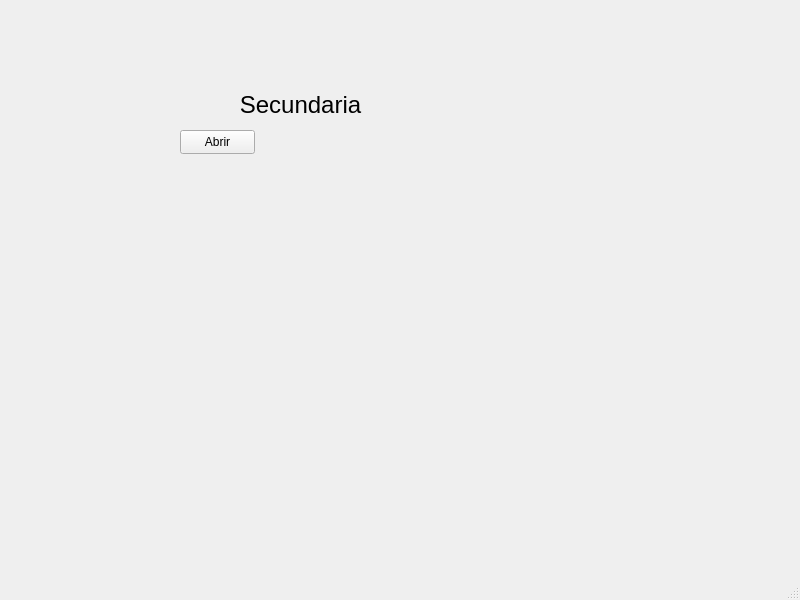
<?xml version="1.0" encoding="UTF-8"?>
<ui version="4.0">
 <class>MainWindow</class>
 <widget class="QMainWindow" name="MainWindow">
  <property name="geometry">
   <rect>
    <x>0</x>
    <y>0</y>
    <width>800</width>
    <height>600</height>
   </rect>
  </property>
  <property name="windowTitle">
   <string>MainWindow</string>
  </property>
  <widget class="QWidget" name="centralwidget">
   <widget class="QPushButton" name="pushButton">
    <property name="geometry">
     <rect>
      <x>180</x>
      <y>130</y>
      <width>75</width>
      <height>24</height>
     </rect>
    </property>
    <property name="text">
     <string>Abrir</string>
    </property>
   </widget>
   <widget class="QLabel" name="label">
    <property name="geometry">
     <rect>
      <x>190</x>
      <y>100</y>
      <width>49</width>
      <height>16</height>
     </rect>
    </property>
    <property name="text">
     <string/>
    </property>
   </widget>
   <widget class="QLabel" name="label_2">
    <property name="geometry">
     <rect>
      <x>190</x>
      <y>90</y>
      <width>221</width>
      <height>31</height>
     </rect>
    </property>
    <property name="text">
     <string>&lt;html&gt;&lt;head/&gt;&lt;body&gt;&lt;p align=&quot;center&quot;&gt;&lt;span style=&quot; font-size:18pt;&quot;&gt;Secundaria&lt;/span&gt;&lt;/p&gt;&lt;/body&gt;&lt;/html&gt;</string>
    </property>
   </widget>
  </widget>
  <widget class="QStatusBar" name="statusbar"/>
 </widget>
 <resources/>
 <connections/>
</ui>
